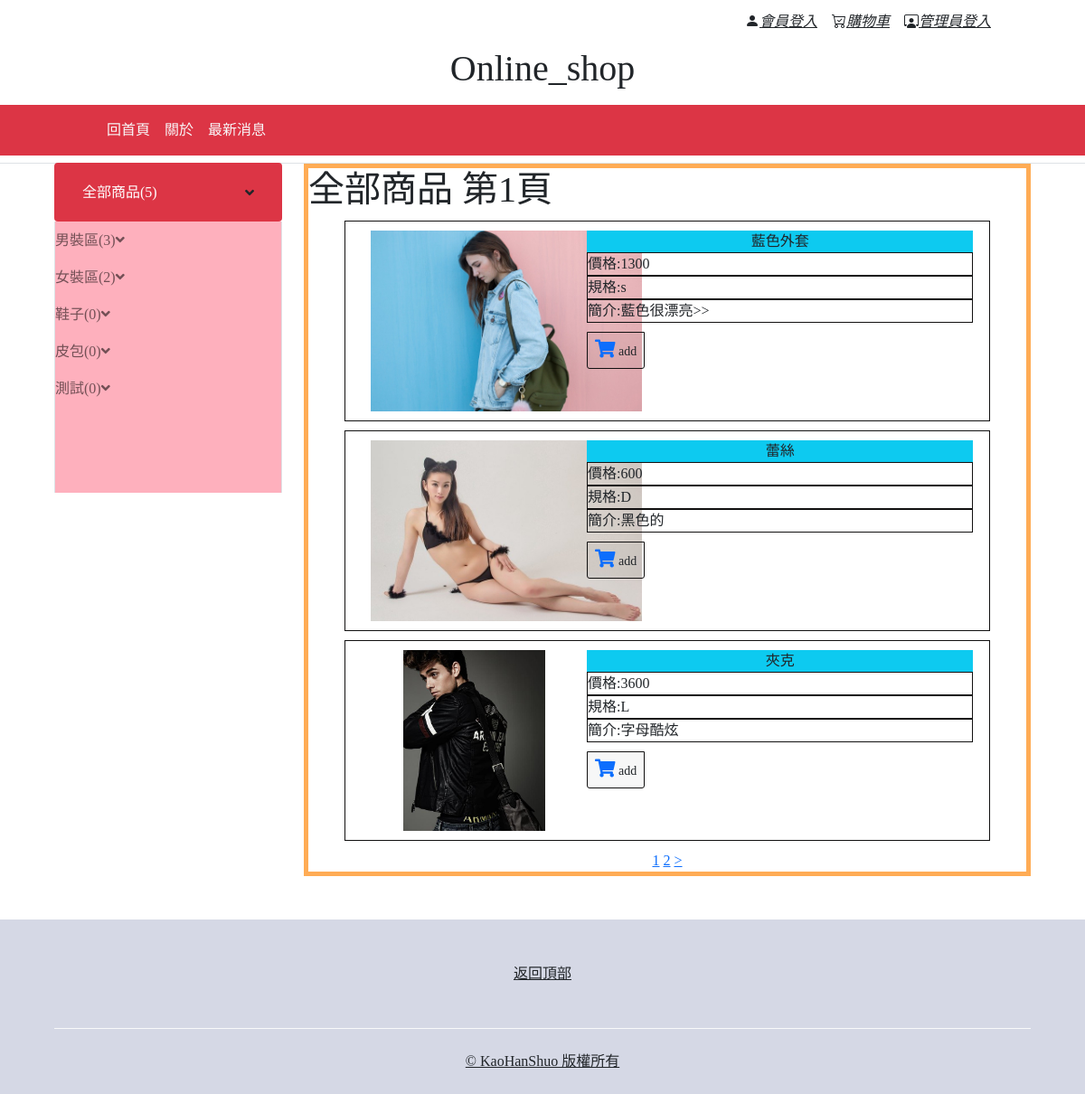
The page / on the database its author committed.
### tables this page shows
CREATE TABLE `category` (
  `id` int(11) NOT NULL,
  `name` text NOT NULL,
  `parent` int(11) NOT NULL,
  `count` int(11) DEFAULT 0
);

CREATE TABLE `item_detail` (
  `id` int(11) NOT NULL,
  `no` text NOT NULL,
  `name` text NOT NULL,
  `price` int(11) NOT NULL,
  `file_img` text NOT NULL,
  `primary` int(11) NOT NULL,
  `secondary` int(11) NOT NULL,
  `stock` int(11) DEFAULT 0,
  `type` text NOT NULL,
  `introduce` text NOT NULL,
  `sell_state` int(11) NOT NULL
);

### base_inc.php (called while the page is built, shortened)
<?php
$dsn="mysql:host=localhost;charset=utf8;dbname=business";
$pdo=new PDO($dsn,'root','');
function rows($table,$array){
    global $pdo;
    $sql="SELECT count(*) FROM `$table` WHERE ";
    foreach($array as $key=>$value){
        $tmp[]="`$key`='$value'";
    }
    $sql=$sql. implode(" AND ",$tmp);
    return $pdo->query($sql)->fetchColumn();
}
function all($table,...$arg){
    global $pdo;
    $sql="SELECT * FROM `$table` ";
    if(isset($arg[0])){
        if(is_array($arg[0])){
            foreach($arg[0] as $key=>$value){
                $tmp[]="`$key`='$value'";
             }
            $sql=$sql."where " . implode(" AND ",$tmp);
        }else{
            $sql=$sql.$arg[0];
        }
    }
    $rows=$pdo->query($sql)->fetchAll(PDO::FETCH_ASSOC);
    return $rows;
}
function alllimit($table,$limit,...$arg){
    global $pdo;
    $sql="SELECT * FROM `$table` ";
    if(isset($arg[0])){
        if(is_array($arg[0])){
            foreach($arg[0] as $key=>$value){
                $tmp[]="`$key`='$value'";
             }
            $sql=$sql."where " . implode(" AND ",$tmp);
        }else{
            $sql=$sql.$arg[0];
        }
    }
    $sql = $sql."LIMIT ".$limit.",3";
    $rows=$pdo->query($sql)->fetchAll(PDO::FETCH_ASSOC);
    return $rows;
}
?>

### index.php (the view, shortened to what this page needs)
<?php include_once "base_inc.php";
?>
<!DOCTYPE html>
<html lang="en">
<head>
    <link href="css/bootstrap.css" rel="stylesheet" >
    <link rel="stylesheet" href="https://cdn.jsdelivr.net/npm/bootstrap-icons@1.8.1/font/bootstrap-icons.css">
    <link href="https://cdnjs.cloudflare.com/ajax/libs/font-awesome/5.10.0/css/all.min.css" rel="stylesheet">
    <link href="./css/css.css" rel="stylesheet" type="text/css">
</head>
<body>
    <div class="container-fluid">
        <div class="row py-2 px-lg-5">
            <div class="col d-flex justify-content-end px-lg-5 gy-1">
                <?php
                if(isset($_SESSION['user'])){
                    echo '<a class="text-dark px-2" href="?do=edit_member"><i class="bi bi-person-fill">會員';
                    echo $_SESSION['user'];
                    echo '</i></a>';
                    echo '<a class="text-dark px-2" href="?do=logout"><i class="bi bi-person-fill">登出</i></a>';
                }else{
                    echo '<a class="text-dark px-2" href="?do=login"><i class="bi bi-person-fill">會員登入</i></a>';
                }
                ?>
                <a class="text-dark px-2" href="?do=buycart">
                    <i class="bi bi-cart-check">購物車</i>
                </a>
                <?php
                    if(!isset($_SESSION['user'])){
                        echo '<a class="text-dark px-2" href="?do=admin"><i class="bi bi bi-person-workspace">管理員登入</i></a>';
                    }
                ?>
            </div>
        </div>
    </div>
    <div class="container-fluid">
        <div class="row py-2">
            <div class="d-lg-flex justify-content-center">
                <h1 class="text-dark">Online_shop</h1>
            </div>
        </div>
    </div>
    <nav class="navbar navbar-expand-lg navbar-light bg-danger">
        <div class="container-fluid">
            <div class="col-11">
                <ul class="navbar-nav me-auto mb-2 mb-lg-0 ">
                    <li class="nav-item">
                        <a class="nav-link text-light" aria-current="page" href="?">回首頁</a>
                    </li>
                    <li class="nav-item">
                        <a class="nav-link text-light" href="?do=look">關於</a>
                    </li>
                    <li class="nav-item">
                        <a class="nav-link text-light" href="?do=news">最新消息</a>
                    </li>
                </ul>
            </div>
        </div>
    </nav>
    <div class="container-fluid mb-5">
        <div class="row border-top px-xl-5">
            <div class="col-lg-3 d-none d-lg-block">
                <a href="?" class="btn shadow-none d-flex align-items-center justify-content-between bg-danger text-white w-100"   style="height: 65px; margin-top: -1px; padding: 0 30px;">
                    <h6 class="m-0">全部商品(<?=rows('item_detail',['sell_state'=>1]);?>)</h6>
                    <i class="fa fa-angle-down text-dark"></i>
                </a>
                <nav class="collapse show navbar navbar-vertical navbar-light align-items-start p-0 border border-top-0 border-bottom-0 bg-pink" id="navbar-vertical">
                    <div class="navbar-nav w-100 overflow-hidden" style="height: 100%;min-height:300px;">
                        <?php
                            $primarys = all('category',['parent'=>0]);
                            foreach($primarys as $primary){
                                echo '<div class="nav-item dropdown">';
                                echo '<a href="" class="nav-link" data-bs-toggle="dropdown">';
                                echo $primary['name'];
                                echo "(" . rows('item_detail',['primary'=>($primary['id']), 'sell_state'=>1]) . ")";
                                echo '<i class="fa fa-angle-down float-right mt-1"></i></a>';
                                echo '</div>';
                            }
                        ?>
                    </div>
                </nav>
            </div>
            <div class="col-lg-9">
                <div style="width:100%; border:5px  #FFAC55 solid;"  id="header-carousel" class="carousel slide" data-ride="carousel">
                    <?php
                        $do = $_GET['do'] ?? 'main';
                        $file = 'front/' . $do . ".php";
                        if(file_exists($file)){
                            include $file;
                        }else{
                            include "front/main.php";
                        }
                    ?>
                </div>
            </div>
        </div>
    </div>
    <div class="container-fluid bg-grey text-dark mt-5 pt-5 ">
        <div class="row px-xl-5 ">
            <div class="col-lg-2"></div>
            <div class="col-lg-8 col-md-12 mb-5 pr-3 pr-xl-5 text-center">
                <a class="text-dark" href="#top">返回頂部</a>
            </div>
            <div class="col-lg-2"></div>
        </div>
        <div class="row border-top border-light mx-xl-5 py-4">
            <div class="col-lg-2"></div>
            <div class="col-lg-8">
                <p class="mb-md-0 text-center  text-dark">
                    <a class="text-dark font-weight-semi-bold" href="#">
                    <a class="text-dark font-weight-semi-bold" href="">© KaoHanShuo 版權所有 </a><br>
                </p>
            </div>
            <div class="col-lg-2"></div>
        </div>
    </div>
</body>
</html>

### front/main.php (shortened to what this page needs)
<?php include_once "./base_inc.php";
$type = isset($_GET['type']) ? $_GET['type'] : 0;
    if($type == 0){
        $big = "全部商品";
        $totalitem = rows('item_detail',['sell_state'=>1]);
        $per = 3;
        $number_of_pages = ceil($totalitem/$per);
        $page = isset($_GET['page']) ? $_GET['page'] : 1;
        $page2=($page-1)*$per;
        $rows = alllimit('item_detail',$page2,['sell_state'=>1]);
    }
?>
<h1><?= $big; ?>  第<?= $page;?>頁</h1>
<?php
    foreach ($rows as $row) {
?>
    <div class="all black" style="display:flex;justify-content:center;height:100%;">
        <div class="ct " style='padding:10px;width:35%;'>
            <a href="#"><img src='img/<?=$row['file_img'];?>' style='width:100%;height:100%;max-height:200px;width:auto;'></a>
        </div>
        <div style="width:60%; margin-top:10px;" class="">
            <div class="ct tt "><?=$row['name'];?></div>
            <div class="black">
                價格:<?=$row['price'];?>
            </div>
            <div class="black">規格:<?=$row['type'];?></div>
            <div class="black">簡介:<?=mb_substr($row['introduce'],0,20);?></div>
            <a href="?do=detail&id=<?=$row['id'];?>" style="margin-top:10px;" class="card-footer btn btn-sm text-dark px-2 black"><i class="fas fa-shopping-cart text-primary mr-1" style="font-size: 20px"></i> add</a>
        </div>
    </div>
<?php
    }
?>
<?php
if($totalitem>$per){
    $next = $page +1;
    echo "<div class='ct'>";
    for ($page=1;$page<=$number_of_pages;$page++) {
        echo '<a href="index.php?page=' . $page . '">' . $page . '</a> ';
    }
    if($number_of_pages >= $next){
        echo ' <a href="index.php?page=' . $next . '"> > </a> ';
    }
    echo "</div>";
}
?>

### css/css.css (style rules this page uses)
body { font-family:"微軟正黑體"; }
.ct { text-align:center; }
.all { width:90%; margin:10px auto 10px auto; border-width:20px; border-color:#101414; }
.tt { background:#0dcaf0; }
.black { border-width:1px; border-color:#111010; border-style:solid; }

### rows shown on the page
category: name "男裝區", id "3"
category: name "女裝區", id "2"
category: name "鞋子", id "0"
category: name "皮包", id "0"
category: name "測試", id "0"
item_detail: file_img (picture), name "藍色外套", price "1300", type "s", introduce "藍色很漂亮>>"
item_detail: file_img (picture), name "蕾絲", price "600", type "D", introduce "黑色的"
item_detail: file_img (picture), name "夾克", price "3600", type "L", introduce "字母酷炫"

### other values the page prints
rows('item_detail',['sell_state'=>1]) "5"
$big "全部商品"
$page "1"
